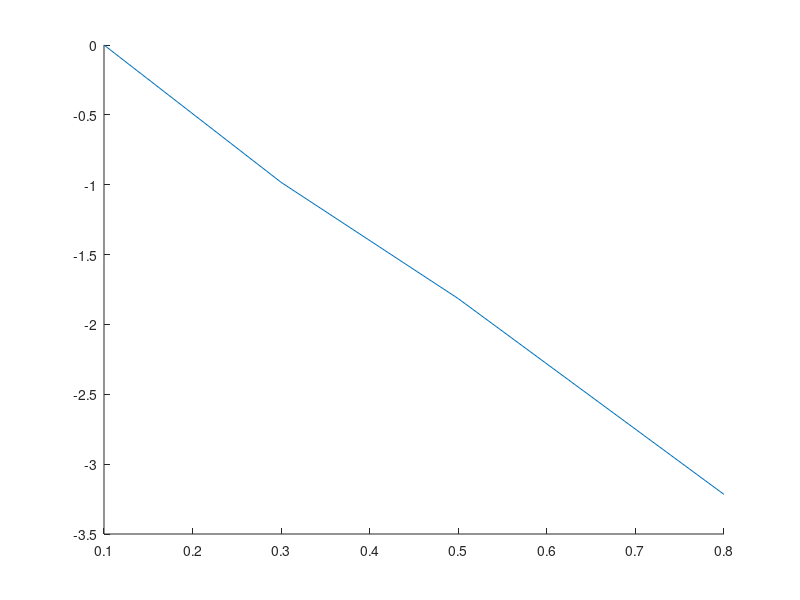

The MATLAB source for this figure: (Note: this script raises an error after producing the figure.)
clc
clear
close all

% pre allocation
data = struct;

% pre definition
x_al = [0.1, 0.3, 0.5, 0.8, 1.0, 2.0, 3.0, 4.0, 8.0, 16.0]; % in mm
x_pb = [1.0, 2.0, 3.0, 4.0, 6.0, 8.0, 10.0, 15.0, 20.0, 30.0];  % in mm
t_al = ones(size(x_al));
t_pb = ones(size(x_pb));
t_al(:) = 60;    % in s
t_pb(:) = 120;  % in s
tau_0 = 230;    % in µs
y = log(1/50);
rho_al = 2.7;   % in g/cm^3
rho_pb = 11.34; % in g/cm^3

% insert their values here
N_al = [15656, 6086, 2683, 666, 576, 523, 497, 491, 411, 374];
N_pb = [1199, 1042, 950, 871, 731, 596, 514, 351, 255, 128];

% 1a) n_mess & n_korr Aluminium
n_mess_al = zeros(size(N_al));
n_korr_al = zeros(size(N_al));
for N = 1:size(N_al, 2)
    n_mess_al(N) = N_al(N) / t_al(N);
    n_korr_al(N) = (N_al(N) / t_al(N)) / (1 - ((N_al(N) / t_al(N)) * tau_0 * 10^(-6)));
end

% ln(n_i/n_1) Aluminium
ln_nin1_al = zeros(size(N_al));
for N = 1:size(N_al, 2)
    ln_nin1_al(N) = log(n_korr_al(N) / n_korr_al(1));
end

n1 = n_korr_al(1);

% 1b) plot 
fig = figure(1);
hold on


% Regressionsgerade
x1 = x_al(1:4);
x2 = x_al(5:end);
y1 = ln_nin1_al(1:4);
y2 = ln_nin1_al(5:end);

al_1 = plot(x1, y1);
al_1.Marker = "o";
al_1.MarkerEdgeColor = "blue";
al_1.MarkerFaceColor = "blue";
al_1.LineStyle = "none";
al_2 = plot(x2, y2);
al_2.Marker = "o";
al_2.MarkerEdgeColor = "red";
al_2.MarkerFaceColor = "red";
al_2.LineStyle = "none";

xlabel("x [mm]")
ylabel("ln(ni/n1)")

prompt = "Insert slope of reg1: ";
m1 = input(prompt);
prompt = "Insert y-intersection of reg1: ";
y0_1 = input(prompt);
prompt = "Insert slope of reg2: ";
m2 = input(prompt);
prompt = "Insert y-intersection of reg2: ";
y0_2 = input(prompt);

% 1c) Interpolation to find d_beta,max
d_betamax = (y - y0_1) / m1;

% 1d) mu/rho
mu_al = -m2 * 10;
mu_rho = mu_al/rho_al;

% 2 Nachweiswahrscheinlichkeit
n_gamma_max = exp(y0_2) * n1;
n_ges = exp(y0_1) * n1;
n_beta_max = n_ges - n_gamma_max;

p_nachweis = n_gamma_max / n_beta_max;

data.x_al = x_al;
data.t_al = t_al;
data.N_al = N_al;
data.n_mess_al = n_mess_al;
data.n_korr_al = n_korr_al;
data.ln_nin1_al = ln_nin1_al;
data.n1_al = n1;
data.reg1_al = [m1, y0_1];
data.reg2_al = [m2, y0_2];
data.n_gamma_max_al = n_gamma_max;
data.n_beta_max_al = n_beta_max;
data.d_betamax_al = d_betamax;
data.Massenschwaechungskoeffizient_al = mu_rho;
data.Schwaechungskoeffizient_al = mu_al;
data.p_nachweis = p_nachweis;
data.tau_0 = tau_0;

% 3) Pb
% 3a) 
y = log(1/2);

n_mess_pb = zeros(size(N_pb));
n_korr_pb = zeros(size(N_pb));
for N = 1:size(N_pb, 2)
    n_mess_pb(N) = N_pb(N) / t_pb(N);
    n_korr_pb(N) = (N_pb(N) / t_pb(N)) / (1 - ((N_pb(N) / t_pb(N)) * tau_0 * 10^(-6)));
end

% ln(n_i/n_1) Aluminium
ln_nin1_pb = zeros(size(N_pb));
for N = 1:size(N_pb, 2)
    ln_nin1_pb(N) = log(n_mess_pb(N) / n_mess_pb(1));
end

n1 = n_mess_pb(1);

% plot 
fig = figure(2);
hold on


% Regressionsgerade
pb_plot = plot(x_pb, ln_nin1_pb);
pb_plot.Marker = "o";
pb_plot.MarkerEdgeColor = "blue";
pb_plot.MarkerFaceColor = "blue";
pb_plot.LineStyle = "none";

xlabel("x [mm]")
ylabel("ln(ni/n1)")

prompt = "Insert slope of reg1: ";
m1 = input(prompt);
prompt = "Insert y-intersection of reg1: ";
y0_1 = input(prompt);

% 3 b) Halbwertsdicke
d_half_pb = (y - y0_1) / m1;

% 3c) Schwächungskoeffizient
mu_pb = -m1 * 10;
mu_rho = mu_pb/rho_pb;

data.x_pb = x_pb;
data.t_pb = t_pb;
data.N_pb = N_pb;
data.n_mess_pb = n_mess_pb;
data.n_korr_pb = n_korr_pb;
data.ln_nin1_pb = ln_nin1_pb;
data.n1_pb = n1;
data.reg1_pb = [m1, y0_1];
data.d_half_pb = d_half_pb;
data.Massenschwaechungskoeffizient_pb = mu_rho;
data.Schwaechungskoeffizient_pb = mu_pb;


to_save = true;
if to_save
    prompt = ("Insert Filename: ");
    savename = input(prompt);
    save(strcat(char('G:\Meine Ablage\Master\Physik\Abgegebene Protokolle\Blockpraktikum WiSe 2425\'), ...
                        char(savename), '.mat'), '-struct', 'data')
end
